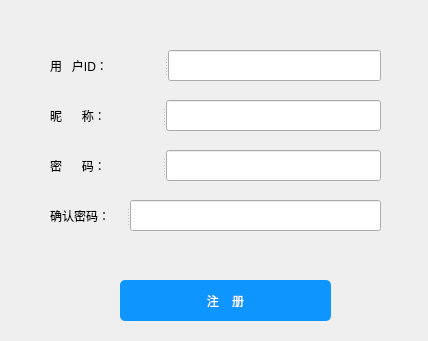
<?xml version="1.0" encoding="UTF-8"?>
<ui version="4.0">
 <class>CRegistDialog</class>
 <widget class="QDialog" name="CRegistDialog">
  <property name="geometry">
   <rect>
    <x>0</x>
    <y>0</y>
    <width>428</width>
    <height>341</height>
   </rect>
  </property>
  <property name="windowTitle">
   <string>Dialog</string>
  </property>
  <widget class="QPushButton" name="m_pRegistBtn">
   <property name="geometry">
    <rect>
     <x>120</x>
     <y>280</y>
     <width>211</width>
     <height>41</height>
    </rect>
   </property>
   <property name="styleSheet">
    <string notr="true">    color:white;
    background-color:rgb(14 , 150 , 254);
    border-radius:5px;</string>
   </property>
   <property name="text">
    <string>注    册</string>
   </property>
  </widget>
  <widget class="QSplitter" name="splitter">
   <property name="geometry">
    <rect>
     <x>50</x>
     <y>50</y>
     <width>331</width>
     <height>31</height>
    </rect>
   </property>
   <property name="orientation">
    <enum>Qt::Horizontal</enum>
   </property>
   <widget class="QLabel" name="label">
    <property name="text">
     <string>用   户ID：</string>
    </property>
   </widget>
   <widget class="QLineEdit" name="m_pAccountId"/>
  </widget>
  <widget class="QSplitter" name="splitter_2">
   <property name="geometry">
    <rect>
     <x>50</x>
     <y>100</y>
     <width>331</width>
     <height>31</height>
    </rect>
   </property>
   <property name="orientation">
    <enum>Qt::Horizontal</enum>
   </property>
   <widget class="QLabel" name="label_2">
    <property name="text">
     <string>昵      称：</string>
    </property>
   </widget>
   <widget class="QLineEdit" name="m_pNickName"/>
  </widget>
  <widget class="QSplitter" name="splitter_3">
   <property name="geometry">
    <rect>
     <x>50</x>
     <y>150</y>
     <width>331</width>
     <height>31</height>
    </rect>
   </property>
   <property name="orientation">
    <enum>Qt::Horizontal</enum>
   </property>
   <widget class="QLabel" name="label_3">
    <property name="text">
     <string>密      码：</string>
    </property>
   </widget>
   <widget class="QLineEdit" name="m_pPassWd"/>
  </widget>
  <widget class="QSplitter" name="splitter_4">
   <property name="geometry">
    <rect>
     <x>50</x>
     <y>200</y>
     <width>331</width>
     <height>31</height>
    </rect>
   </property>
   <property name="orientation">
    <enum>Qt::Horizontal</enum>
   </property>
   <widget class="QLabel" name="label_4">
    <property name="maximumSize">
     <size>
      <width>76</width>
      <height>31</height>
     </size>
    </property>
    <property name="text">
     <string>确认密码：</string>
    </property>
   </widget>
   <widget class="QLineEdit" name="m_pConfirmPassWd"/>
  </widget>
 </widget>
 <resources/>
 <connections/>
</ui>
